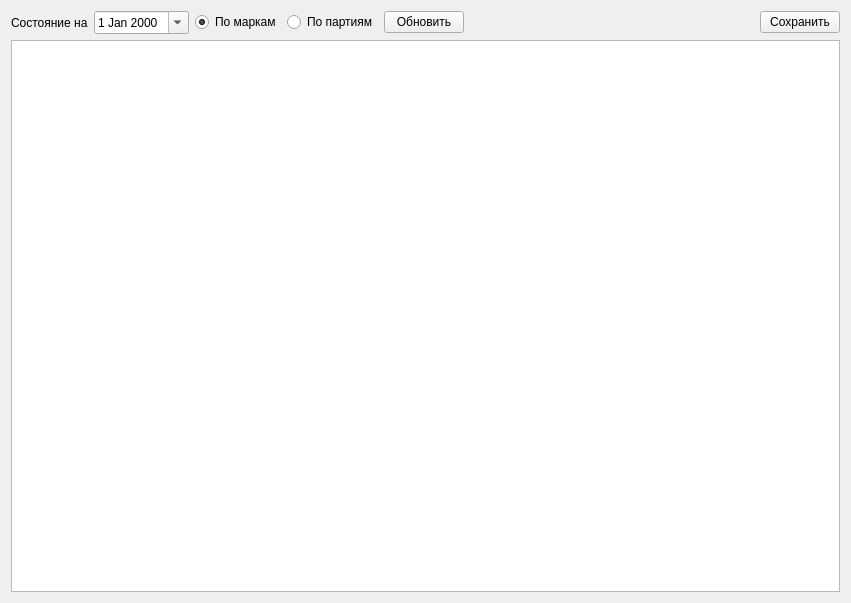
<?xml version="1.0" encoding="UTF-8"?>
<ui version="4.0">
 <class>FormPresenceEl</class>
 <widget class="QWidget" name="FormPresenceEl">
  <property name="geometry">
   <rect>
    <x>0</x>
    <y>0</y>
    <width>851</width>
    <height>603</height>
   </rect>
  </property>
  <property name="windowTitle">
   <string>Form</string>
  </property>
  <layout class="QVBoxLayout" name="verticalLayout">
   <item>
    <layout class="QHBoxLayout" name="horizontalLayout">
     <item>
      <widget class="QLabel" name="label">
       <property name="text">
        <string>Состояние на</string>
       </property>
      </widget>
     </item>
     <item>
      <widget class="DateEdit" name="dateEdit">
       <property name="calendarPopup">
        <bool>true</bool>
       </property>
      </widget>
     </item>
     <item>
      <widget class="QRadioButton" name="radioButtonMark">
       <property name="text">
        <string>По маркам</string>
       </property>
       <property name="checked">
        <bool>true</bool>
       </property>
      </widget>
     </item>
     <item>
      <widget class="QRadioButton" name="radioButtonPart">
       <property name="text">
        <string>По партиям</string>
       </property>
      </widget>
     </item>
     <item>
      <widget class="QPushButton" name="cmdUpd">
       <property name="text">
        <string>Обновить</string>
       </property>
      </widget>
     </item>
     <item>
      <spacer name="horizontalSpacer">
       <property name="orientation">
        <enum>Qt::Horizontal</enum>
       </property>
       <property name="sizeHint" stdset="0">
        <size>
         <width>40</width>
         <height>20</height>
        </size>
       </property>
      </spacer>
     </item>
     <item>
      <widget class="QPushButton" name="cmdSave">
       <property name="text">
        <string>Сохранить</string>
       </property>
      </widget>
     </item>
    </layout>
   </item>
   <item>
    <widget class="TableView" name="tableView"/>
   </item>
  </layout>
 </widget>
 <customwidgets>
  <customwidget>
   <class>DateEdit</class>
   <extends>QDateEdit</extends>
   <header>db/dbviewer.h</header>
  </customwidget>
  <customwidget>
   <class>TableView</class>
   <extends>QTableView</extends>
   <header>tableview.h</header>
  </customwidget>
 </customwidgets>
 <resources/>
 <connections/>
</ui>
